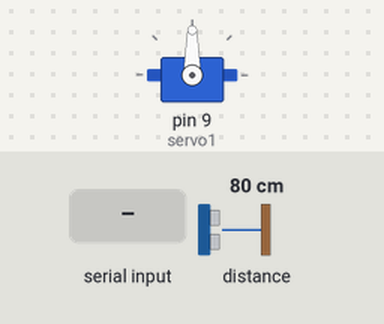
A sketch run on a simulated Arduino Uno, built with avr-gcc and run on an emulated ATmega328P. On the bench: servo. The test bench sets the inputs (shaded band); at power-on: distance to the obstacle 80 cm. What the sketch prints to the serial monitor is not drawn.

Above: at 1.2 s.
1.3 s: "30,150\n" received over Serial
At 1.7 s:
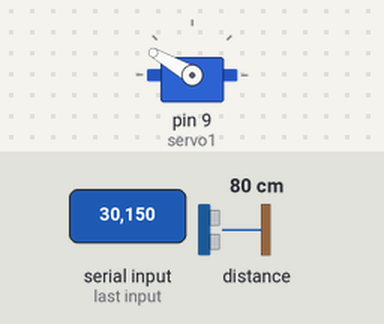
At 3.1 s:
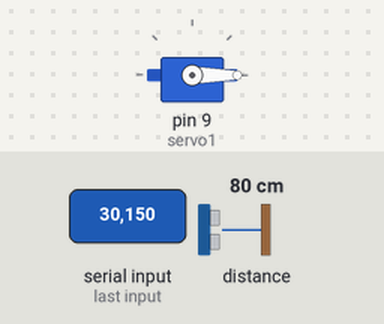
4.0 s: "90,45\n" received over Serial
At 4.9 s:
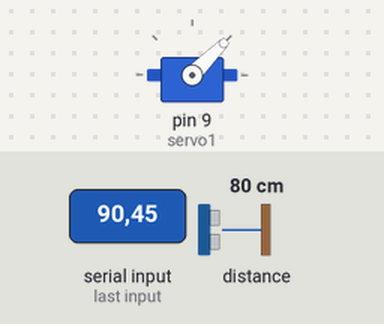
Timing chart, 0 to 7.0 s (numbered marks = the images above; inputs shaded):
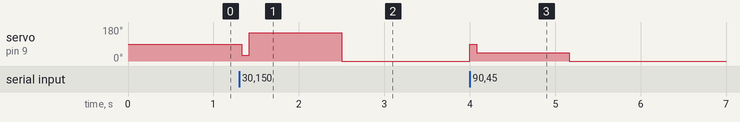

The sketch:

telemetria_laser_servo.ino.ino
```cpp
#include <Servo.h>
#include "Adafruit_VL53L0X.h"

Servo servo1;
Adafruit_VL53L0X lox = Adafruit_VL53L0X();

int angulo = 90;

void setup()
{
  Serial.begin(115200);

  servo1.attach(9);
  servo1.write(angulo);

  while(!Serial)
  {
    delay(1);
  }

  if (!lox.begin())
  {
    Serial.println("Erro VL53L0X");
    while(1);
  }
}

void loop()
{
  // Recebe ângulo do Python
  if (Serial.available())
  {
    angulo = Serial.parseInt();

    if (angulo >= 0 && angulo <= 180)
    {
      servo1.write(angulo);
    }
  }

  // Mede distância
  VL53L0X_RangingMeasurementData_t measure;

  lox.rangingTest(&measure, false);

  if (measure.RangeStatus != 4)
  {
    Serial.print("DIST:");
    Serial.println(measure.RangeMilliMeter);
  }

  delay(50);
}
```

Measured:
- after the input at 1.3 s, servo on pin 9 (servo1): 90° → 30° at once, → 150° 0.08 s later, → 0° 1.1 s later
- after the input at 4.0 s, servo on pin 9 (servo1): 0° → 90° at once, → 45° 0.08 s later, → 0° 1.1 s later
